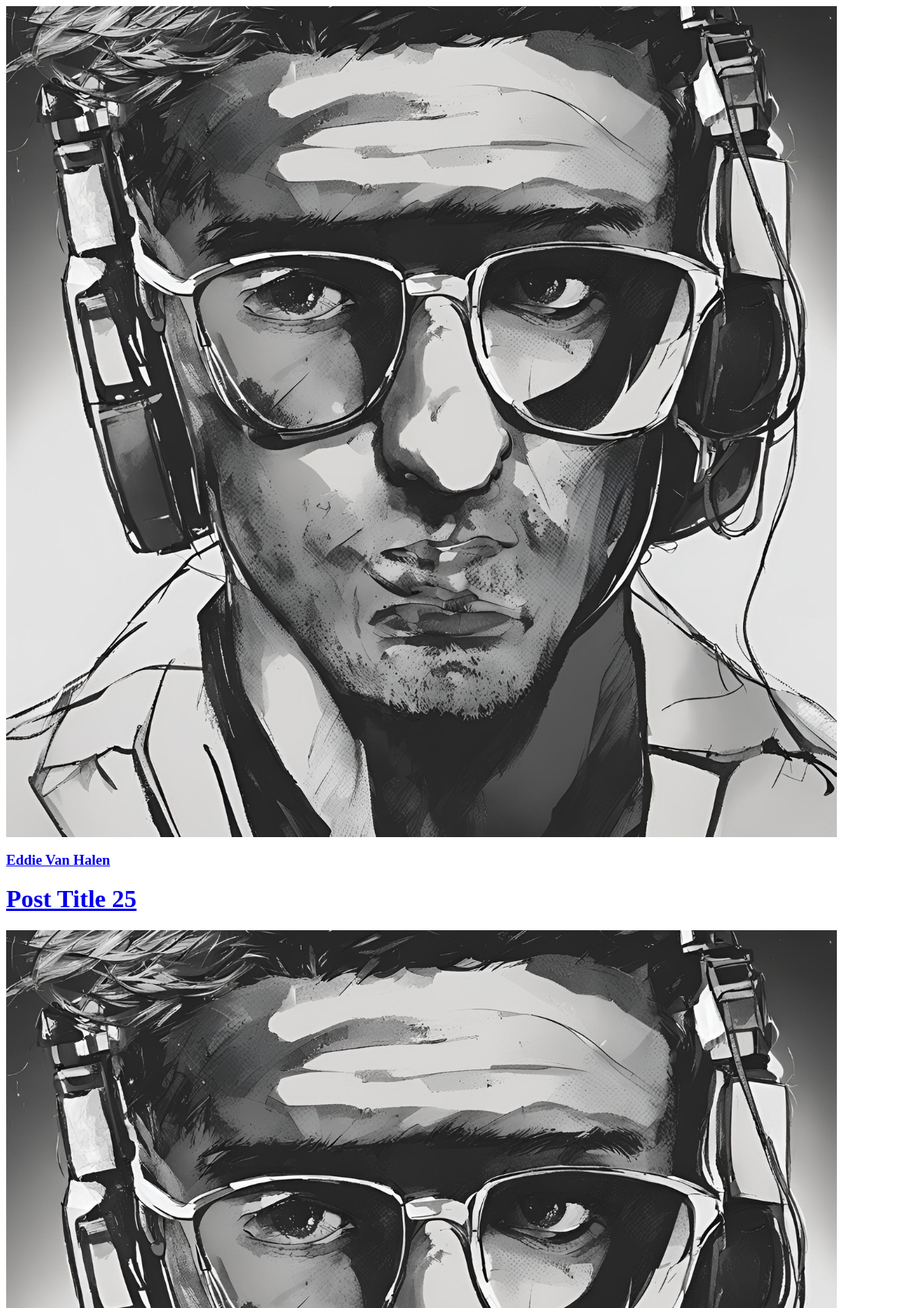
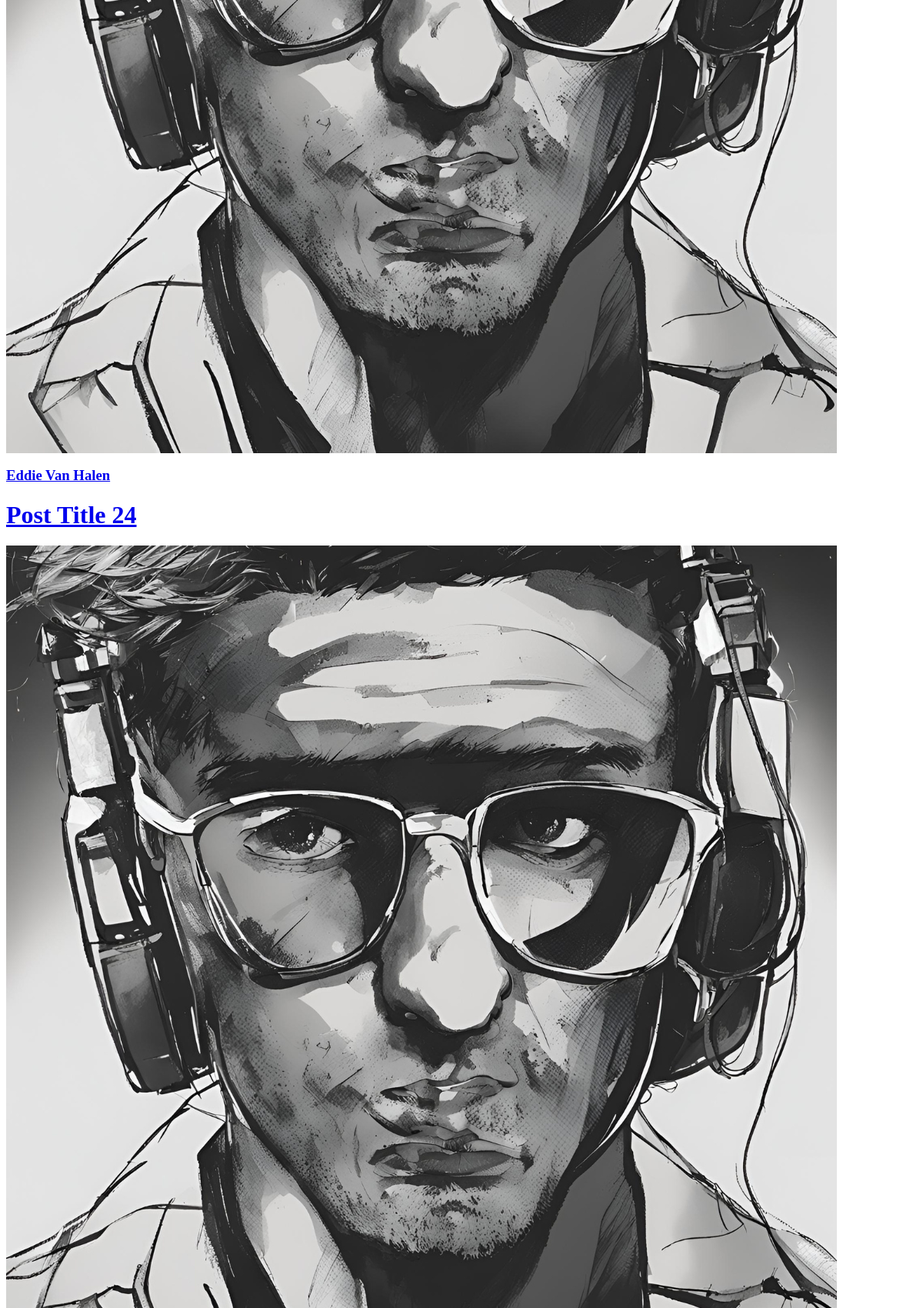
/php/card2_Display.php (upper part), run on the app's committed database (2 pictures, top to bottom).
### tables this page shows
CREATE TABLE `post` (
  `Post_ID` int(11) NOT NULL,
  `Post_Title` varchar(255) NOT NULL,
  `Post_Desc` text DEFAULT NULL,
  `Post_Content` text NOT NULL,
  `Post_Likes` int(11) DEFAULT 0,
  `Post_Dislikes` int(11) DEFAULT 0,
  `Post_Image_ID` varchar(255) DEFAULT NULL,
  `Profile_ID` int(11) DEFAULT NULL
);

CREATE TABLE `profile` (
  `Profile_ID` int(11) NOT NULL,
  `Profile_Name` varchar(255) DEFAULT NULL,
  `Profile_Email` varchar(255) NOT NULL,
  `Profile_Desc` text DEFAULT NULL,
  `Profile_Password` varchar(255) NOT NULL,
  `Profile_Image_ID` varchar(255) DEFAULT NULL
);

### php/card2_Display.php (the view, shortened to what this page needs)
<?php
require 'db_connection.php';
$query = "SELECT p.Post_ID AS postID, p.Post_Title AS title, p.Post_Image_ID AS food_image,
                 u.Profile_Image_ID AS profile_image, u.Profile_Name AS username, p.Post_Likes AS likes
          FROM POST p
          JOIN PROFILE u ON p.Profile_ID = u.Profile_ID
          ORDER BY RAND()
          LIMIT 20";
$result = mysqli_query($connection, $query);
$recipes = [];
if ($result && mysqli_num_rows($result) > 0) {
    while ($row = mysqli_fetch_assoc($result)) {
        $recipes[] = $row;
    }
}
foreach ($recipes as $recipe):
?>
<div class="card2">
    <a href="post.php?id=<?php echo htmlspecialchars($recipe['postID'], ENT_QUOTES, 'UTF-8'); ?>" class="card2Container">
        <div class="card2OuterControlled">
            <div class="card2PostDetailContainer">
                <div class="card2PostDetail">
                    <div class="card2ProfileDetail">
                        <img class="card2ProfileImage" src="data/profileImages/GUID-<?php echo htmlspecialchars($recipe['profile_image'], ENT_QUOTES, 'UTF-8'); ?>.png"  alt="">
                        <h3><?php echo htmlspecialchars($recipe['username'], ENT_QUOTES, 'UTF-8'); ?></h3>
                    </div>
                    <div>
                        <h1><?php echo htmlspecialchars($recipe['title'], ENT_QUOTES, 'UTF-8'); ?></h1>
                    </div>
                </div>
            </div>
        </div>
    </a>
</div>
<?php endforeach; ?>

### data on the page
post: Profile_ID.Profile_Name "Eddie Van Halen", Post_Title "Post Title 25"
post: Profile_ID.Profile_Name "Eddie Van Halen", Post_Title "Post Title 24"
